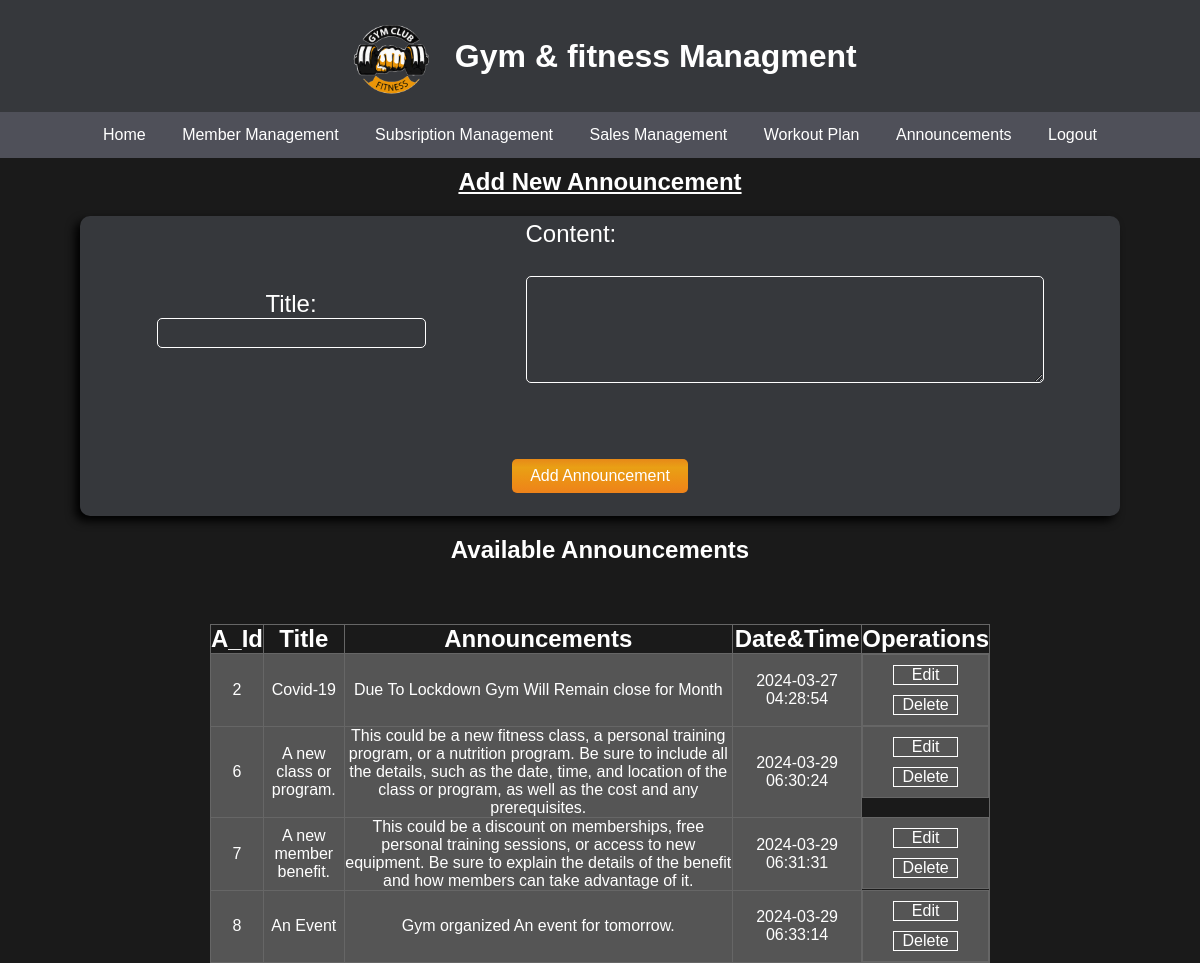
Screenshot of /Dashboard/Admin/Admin_announcement.php (signed in) with the database file from the repository.
### tables this page shows
CREATE TABLE `announcement` (
  `announcement_id` int(11) NOT NULL,
  `announcement_title` varchar(255) NOT NULL,
  `announcements` text NOT NULL,
  `dt` timestamp NOT NULL DEFAULT current_timestamp()
);

### Dashboard/Admin/_Announcement-data-show.php (the view, shortened to what this page needs)
<?php
  if (isset($_SESSION['logged']) && $_SESSION['logged'] == true)
 {
    include('../../Include/_dbconnect.php');
        $sql = "SELECT * FROM announcement";
        $result = mysqli_query($conn, $sql);
        echo"<html><body><table border=1;>";
    if (mysqli_num_rows($result) > 0) {
        echo '<html>';
        echo '<head>';
        echo '</head>';
        echo '<body ">';
        echo '<h2>Available Announcements</h2>';
        echo '<table border="1">';
        echo '<tr><th>A_Id</th><th>Title</th><th>Announcements</th><th>Date&Time</th><th>Operations</th></tr>';
          while ($row = mysqli_fetch_assoc($result))
          {
            $an_id=$row['announcement_id'];
            echo"
                <tr>
                    <td>" . $row['announcement_id'] . "</td>
                    <td>". $row['announcement_title'] . "</td>
                    <td>" . nl2br($row['announcements']) . "</td>
                    <td>" . $row['dt'] . "</td>
                    <td class='grp-btn'>
                        <a class='btn1' href='_Announcement-data-update.php?an_id=$row[announcement_id]'>Edit</a>
                        <a class='btn2'  href='_Announcement-data-delete.php?an_id=$an_id'>Delete</a>
                    </td>
                </tr>";
            }
          echo '</table>';
          echo '</body>';
          echo '</html>';
     }
    else
     {
     echo '<tr><td colspan="4">No announcements available</td></tr>';
     }
    }
?>

### css/User-Dashboard.css (style rules this page uses)
* { margin: 0; padding: 0; font-family: 'Gill Sans', 'Gill Sans MT', Calibri, 'Trebuchet MS', sans-serif; }
body { background-color: #1a1a1a; color:#ffffff; }

### Dashboard/Admin/Admin_announcement.php (style rules this page uses)
table { border-collapse: collapse; margin: 30px auto 0px auto; width: 65%; }
table,th,td { color: white; border: 1px solid #666; }
th,td { text-align: center; }
td { font-size: 1rem; background: #555; }
th { font-size: 1.5rem; }
.grp-btn { padding:10px 30px; display: grid; gap: 10px; }
.btn1 { background-color: transparent; text-decoration: none; border: 1px solid white; text-decoration: none; color: white; display: block; }
.btn2 { background-color: transparent; text-decoration: none; border: 1px solid white; text-decoration: none; color:white; display: block; }
h2 { margin-top: 10px; text-align: center; }

### rows the page displays
announcement: announcement_id "2", announcement_title "Covid-19", announcements "Due To Lockdown Gym Will Remain close for Month", dt "2024-03-27 04:28:54"
announcement: announcement_id "6", announcement_title "A new class or program.", announcements "This could be a new fitness class, a personal training program, or a nutrition program. Be sure to include all the details, such as the date, time, and location of the class or program, as well as the cost and any prerequisites.", dt "2024-03-29 06:30:24"
announcement: announcement_id "7", announcement_title "A new member benefit.", announcements "This could be a discount on memberships, free personal training sessions, or access to new equipment. Be sure to explain the details of the benefit and how members can take advantage of it.", dt "2024-03-29 06:31:31"
announcement: announcement_id "8", announcement_title "An Event", announcements "Gym organized An event for tomorrow.", dt "2024-03-29 06:33:14"
